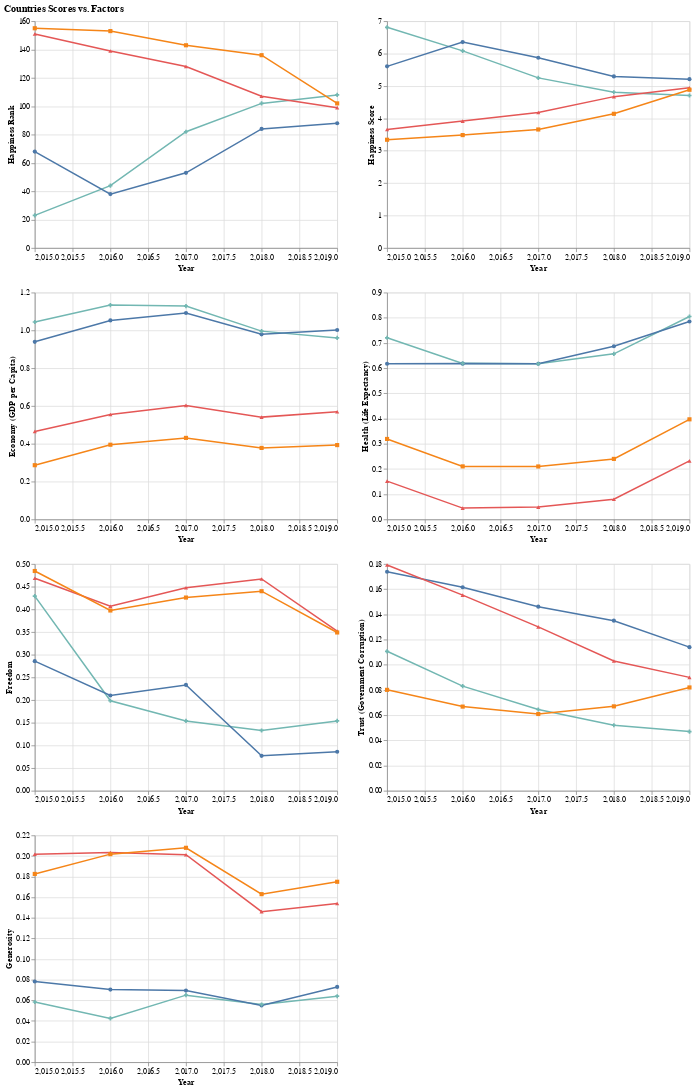

Here is the notebook cell this chart was saved with:
### Code cell
Vpoints = alt.Chart(Venezuela).mark_line().encode(
    x=alt.X('Year:Q', 
     scale=alt.Scale(domain=[2015,2019])),
    y=alt.Y(alt.repeat(),
     type='quantitative',
     scale=alt.Scale()),
     color='Country',
     shape=alt.Shape('Country', legend=None)
).repeat(repeat=["Happiness Rank",
                "Happiness Score",
                 "Economy (GDP per Capita)",
                 "Health (Life Expectancy)",
                 "Freedom",
                 "Trust (Government Corruption)",
                 "Generosity"],
     columns=2
).properties(title="Countries Scores vs. Factors")

Vpoints

### Figure 1 — Vega-Lite specification as saved in the notebook (floating-point values rounded to 4 significant figures)
{"config": {"view": {"continuousWidth": 400, "continuousHeight": 300}}, "repeat": ["Happiness Rank", "Happiness Score", "Economy (GDP per Capita)", "Health (Life Expectancy)", "Freedom", "Trust (Government Corruption)", "Generosity"], "spec": {"data": {"name": "data-84c9501ded71fcff69ad618050751b0d"}, "mark": "line", "encoding": {"color": {"type": "nominal", "field": "Country"}, "shape": {"type": "nominal", "field": "Country", "legend": null}, "x": {"type": "quantitative", "field": "Year", "scale": {"domain": [2015, 2019]}}, "y": {"type": "quantitative", "field": {"repeat": "repeat"}, "scale": {}}}}, "columns": 2, "title": "Countries Scores vs. Factors", "$schema": "https://vega.github.io/schema/vega-lite/v4.8.1.json", "datasets": {"data-84c9501ded71fcff69ad618050751b0d": [{"Country": "Venezuela", "Happiness Rank": 23, "Happiness Score": 6.81, "Economy (GDP per Capita)": 1.044, "Family": 1.256, "Health (Life Expectancy)": 0.7205, "Freedom": 0.4291, "Trust (Government Corruption)": 0.1107, "Generosity": 0.05841, "Dystopia Residual": 3.191, "Year": 2015, "Social support": null}, {"Country": "Algeria", "Happiness Rank": 68, "Happiness Score": 5.605, "Economy (GDP per Capita)": 0.9393, "Family": 1.078, "Health (Life Expectancy)": 0.6177, "Freedom": 0.2858, "Trust (Government Corruption)": 0.1738, "Generosity": 0.07822, "Dystopia Residual": 2.432, "Year": 2015, "Social support": null}, {"Country": "Ivory Coast", "Happiness Rank": 151, "Happiness Score": 3.655, "Economy (GDP per Capita)": 0.4653, "Family": 0.7712, "Health (Life Expectancy)": 0.1519, "Freedom": 0.4687, "Trust (Government Corruption)": 0.1792, "Generosity": 0.2016, "Dystopia Residual": 1.417, "Year": 2015, "Social support": null}, {"Country": "Benin", "Happiness Rank": 155, "Happiness Score": 3.34, "Economy (GDP per Capita)": 0.2867, "Family": 0.3539, "Health (Life Expectancy)": 0.3191, "Freedom": 0.4845, "Trust (Government Corruption)": 0.0801, "Generosity": 0.1826, "Dystopia Residual": 1.633, "Year": 2015, "Social support": null}, {"Country": "Algeria", "Happiness Rank": 38, "Happiness Score": 6.355, "Economy (GDP per Capita)": 1.053, "Family": 0.8331, "Health (Life Expectancy)": 0.618, "Freedom": 0.2101, "Trust (Government Corruption)": 0.1616, "Generosity": 0.07044, "Dystopia Residual": 3.409, "Year": 2016, "Social support": null}, {"Country": "Venezuela", "Happiness Rank": 44, "Happiness Score": 6.084, "Economy (GDP per Capita)": 1.134, "Family": 1.033, "Health (Life Expectancy)": 0.619, "Freedom": 0.1985, "Trust (Government Corruption)": 0.08304, "Generosity": 0.0425, "Dystopia Residual": 2.975, "Year": 2016, "Social support": null}, {"Country": "Ivory Coast", "Happiness Rank": 139, "Happiness Score": 3.916, "Economy (GDP per Capita)": 0.5551, "Family": 0.5758, "Health (Life Expectancy)": 0.04476, "Freedom": 0.4066, "Trust (Government Corruption)": 0.1553, "Generosity": 0.2034, "Dystopia Residual": 1.975, "Year": 2016, "Social support": null}, {"Country": "Benin", "Happiness Rank": 153, "Happiness Score": 3.484, "Economy (GDP per Capita)": 0.395, "Family": 0.1042, "Health (Life Expectancy)": 0.2103, "Freedom": 0.3975, "Trust (Government Corruption)": 0.06681, "Generosity": 0.2018, "Dystopia Residual": 2.108, "Year": 2016, "Social support": null}, {"Country": "Algeria", "Happiness Rank": 53, "Happiness Score": 5.872, "Economy (GDP per Capita)": 1.092, "Family": 1.146, "Health (Life Expectancy)": 0.6176, "Freedom": 0.2333, "Trust (Government Corruption)": 0.1461, "Generosity": 0.06944, "Dystopia Residual": 2.568, "Year": 2017, "Social support": null}, {"Country": "Venezuela", "Happiness Rank": 82, "Happiness Score": 5.25, "Economy (GDP per Capita)": 1.128, "Family": 1.431, "Health (Life Expectancy)": 0.6171, "Freedom": 0.154, "Trust (Government Corruption)": 0.06449, "Generosity": 0.06502, "Dystopia Residual": 1.789, "Year": 2017, "Social support": null}, {"Country": "Ivory Coast", "Happiness Rank": 128, "Happiness Score": 4.18, "Economy (GDP per Capita)": 0.603, "Family": 0.9048, "Health (Life Expectancy)": 0.04864, "Freedom": 0.4477, "Trust (Government Corruption)": 0.1301, "Generosity": 0.2012, "Dystopia Residual": 1.845, "Year": 2017, "Social support": null}, {"Country": "Benin", "Happiness Rank": 143, "Happiness Score": 3.657, "Economy (GDP per Capita)": 0.4311, "Family": 0.4353, "Health (Life Expectancy)": 0.2099, "Freedom": 0.426, "Trust (Government Corruption)": 0.06093, "Generosity": 0.2079, "Dystopia Residual": 1.886, "Year": 2017, "Social support": null}, {"Country": "Algeria", "Happiness Rank": 84, "Happiness Score": 5.295, "Economy (GDP per Capita)": 0.979, "Family": null, "Health (Life Expectancy)": 0.687, "Freedom": 0.077, "Trust (Government Corruption)": 0.135, "Generosity": 0.055, "Dystopia Residual": null, "Year": 2018, "Social support": null}, {"Country": "Venezuela", "Happiness Rank": 102, "Happiness Score": 4.806, "Economy (GDP per Capita)": 0.996, "Family": null, "Health (Life Expectancy)": 0.657, "Freedom": 0.133, "Trust (Government Corruption)": 0.052, "Generosity": 0.056, "Dystopia Residual": null, "Year": 2018, "Social support": null}, {"Country": "Ivory Coast", "Happiness Rank": 107, "Happiness Score": 4.671, "Economy (GDP per Capita)": 0.541, "Family": null, "Health (Life Expectancy)": 0.08, "Freedom": 0.467, "Trust (Government Corruption)": 0.103, "Generosity": 0.146, "Dystopia Residual": null, "Year": 2018, "Social support": null}, {"Country": "Benin", "Happiness Rank": 136, "Happiness Score": 4.141, "Economy (GDP per Capita)": 0.378, "Family": null, "Health (Life Expectancy)": 0.24, "Freedom": 0.44, "Trust (Government Corruption)": 0.067, "Generosity": 0.163, "Dystopia Residual": null, "Year": 2018, "Social support": null}, {"Country": "Algeria", "Happiness Rank": 88, "Happiness Score": 5.211, "Economy (GDP per Capita)": 1.002, "Family": null, "Health (Life Expectancy)": 0.785, "Freedom": 0.086, "Trust (Government Corruption)": 0.114, "Generosity": 0.073, "Dystopia Residual": null, "Year": 2019, "Social support": 1.16}, {"Country": "Ivory Coast", "Happiness Rank": 99, "Happiness Score": 4.944, "Economy (GDP per Capita)": 0.569, "Family": null, "Health (Life Expectancy)": 0.232, "Freedom": 0.352, "Trust (Government Corruption)": 0.09, "Generosity": 0.154, "Dystopia Residual": null, "Year": 2019, "Social support": 0.808}, {"Country": "Benin", "Happiness Rank": 102, "Happiness Score": 4.883, "Economy (GDP per Capita)": 0.393, "Family": null, "Health (Life Expectancy)": 0.397, "Freedom": 0.349, "Trust (Government Corruption)": 0.082, "Generosity": 0.175, "Dystopia Residual": null, "Year": 2019, "Social support": 0.437}, {"Country": "Venezuela", "Happiness Rank": 108, "Happiness Score": 4.707, "Economy (GDP per Capita)": 0.96, "Family": null, "Health (Life Expectancy)": 0.805, "Freedom": 0.154, "Trust (Government Corruption)": 0.047, "Generosity": 0.064, "Dystopia Residual": null, "Year": 2019, "Social support": 1.427}]}}
